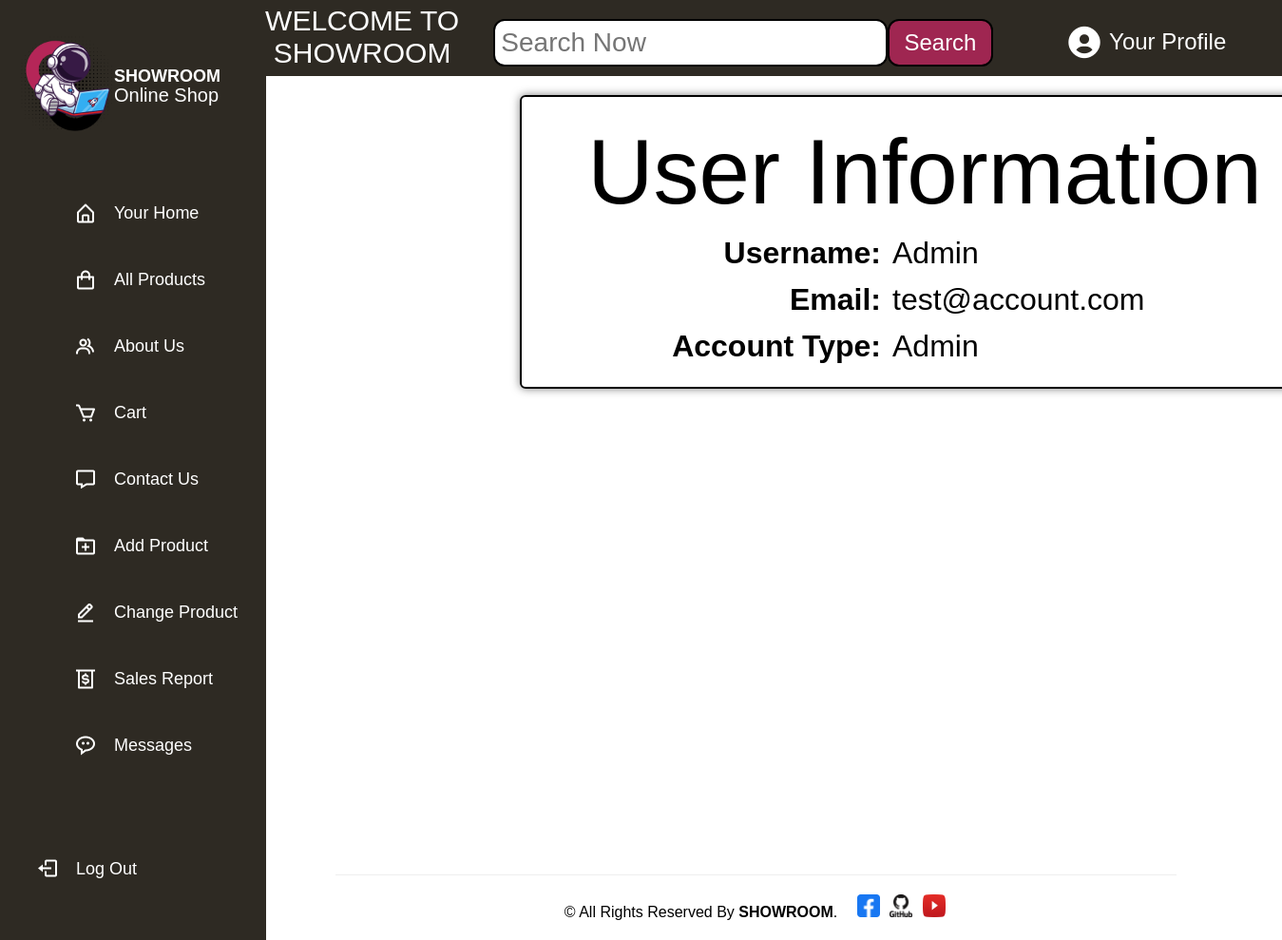
The page /website/profile_page.php (signed in) on the database its author committed.
### tables this page shows
CREATE TABLE `user_info` (
  `user_id` int(255) NOT NULL,
  `user_name` varchar(255) NOT NULL,
  `user_email` varchar(255) NOT NULL,
  `user_password` varchar(255) NOT NULL,
  `account_type` varchar(255) NOT NULL
);

### website/profile_page.php (the view, shortened to what this page needs)
<?php
    require_once '../php/connect.php';
    $user_id = $_SESSION['user_id'];
    $query = "SELECT * FROM user_info WHERE user_id = ?";
    $stmt = $conn->prepare($query);
    $stmt->bind_param("i", $user_id);
    $stmt->execute();
    $result = $stmt->get_result();
    $user_infos = $result->fetch_assoc();
?>
<!DOCTYPE html>
<html lang="en">
<head>
    <link rel="stylesheet" href="../css/styles.css">
    <link href="main.css" rel="stylesheet">
    <link href='https://unpkg.com/boxicons@2.1.1/css/boxicons.min.css' rel='stylesheet'>
</head>
<body>
<?php include 'sidebar.php'; ?>
    <div class="container">
        <div class="content-individual">
        <div class="about-us">
                <div class="full-description">
                    <div class="user-info">
                    <div class="user-info-label-1">User Information</div>
                    <div class="user-info-label">Username:</div>
                    <div class="user-info-label-2"><?php echo htmlspecialchars($user_infos['user_name']); ?></div>
                    <div class="user-info-label">Email:</div>
                    <div class="user-info-label-2"><?php echo htmlspecialchars($user_infos['user_email']); ?></div>
                    <div class="user-info-label">Account Type: </div>
                    <div class="user-info-label-2"><?php echo htmlspecialchars($user_infos['account_type']); ?></div>
                    </div>
                </div>
        </div>
        </div>
    </div>
    <footer class="footer_section" style="margin-top: 40px; font-weight: 500; background-color: #bfc0c0">
            <div class="container-3">
                <p style="padding: 20px 0; margin: 0 auto; text-align: center; border-top: 1.5px solid #eeeeee; width: 80%;">
                &copy; <span id="displayYear"></span> All Rights Reserved By
                <a href="#" style="text-decoration: none; color: BLACK; font-weight: 600;">SHOWROOM</a>.&nbsp;&nbsp;&nbsp;
                <a href="https://www.facebook.com/" target="_blank" class="icon">
                        <img src="../images/facebook.png" alt="Facebook">
                    </a>
                    <a href="https://github.com/" target="_blank">
                        <img src="../images/github.png" alt="GitHub" class="icon">
                    </a>
                    <a href="https://www.youtube.com/" target="_blank">
                        <img src="../images/youtube.png" alt="YouTube" class="icon">
                    </a>
                </p>
            </div>
        </footer>
</body>
</html>

### css/styles.css (style rules this page uses)
:root { --body-color: #E4E9F7; --sidebar-color: #2E2A23; --primary-color: #B52658; --primary-color-light: #F6F5FF; --text-color: white; }
body { font-family: Arial, Helvetica, sans-serif; margin: 0; padding: 0; display: grid; grid-template-columns: 18% 82%; top: 0 !important; background-color: var(--body-color); box-sizing: border-box; overflow-x: hidden; gap: 0 auto; }

### website/main.css (style rules this page uses)
* { color: black; }
.container { border: none; width: 100%; height: max-content; display: flex; background-color: white; align-items: center; justify-content: center; }
.container-3 { border: none; width: 100%; height: max-content; display: flex; background-color: white; align-items: flex-star; justify-content: center; }
.container-3 img { width: 24px; height: 24px; margin: 0 3px; }
.content-individual { border: none; height: 100vh; width: 100%; }
.about-us { border: none; height: 100%; width: 100%; display: flex; flex-direction: row; justify-content: center; align-items: center; background-color: white; }
.full-description { border: none; height: 95%; width: 45%; display: flex; flex-direction: column; align-items: flex-start; justify-content: flex-start; }
footer { width: 100%; text-align: center; background-color: black; color: white; display: flex; justify-content: center; align-items: center; }
a { text-decoration: none; }
.user-info { border: 2px solid black; border-radius: 6px; box-shadow: 0px 0px 10px rgba(0, 0, 0, 0.5); width: 800px; display: grid; grid-template-columns: 45% 55%; grid-auto-rows: max-content; gap: 12px; align-items: center; justify-content: center; text-align: start; font-size: 2em; padding: 24px; }
.user-info-label-1 { grid-column: 1 / -1; text-align: center; font-size: 3em; }
.user-info-label-2 { text-align: left; font-size: 1em; font-weight: 100; align-self: center; }
.user-info-label { font-size: 1em; text-align: end; align-self: center; font-weight: bold; }

### rows shown on the page
user_info: user_name "Admin", user_email "test@account.com", account_type "Admin"
